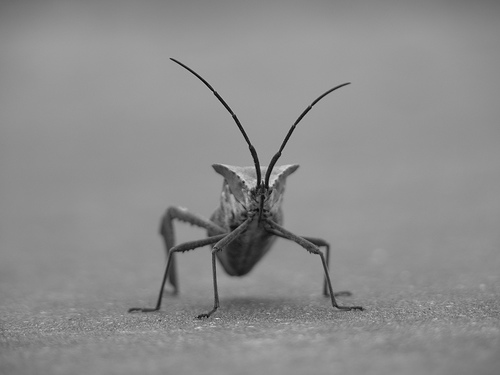
#> input picture numpy/stinkbug.png, 500 x 375 px
$ python img_sample.py
#> lines starting #> are read from the running program, lines starting #| are printed output that depends on the picture
import matplotlib.image as mpimg
import matplotlib.pyplot as plt
import numpy as np

img = mpimg.imread('stinkbug.png')
#> img is the input picture: shape (375, 500, 3) float32; min 0, max 0.851, mean 0.551

plt.figure(1)
lum_img = img[:, :, 0]
imgplot = plt.imshow(lum_img)
plt.colorbar()

plt.figure(2)
plt.imshow(lum_img, cmap='hot')
x = np.arange(0, 200)
plt.plot(x)
plt.show()
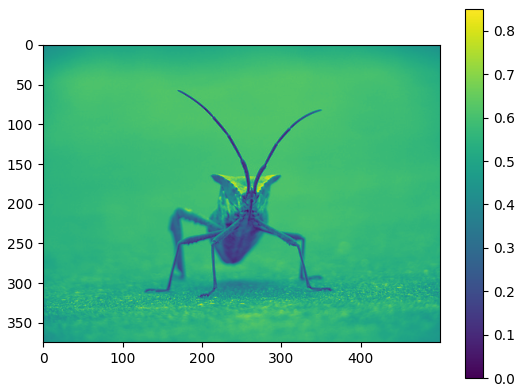
#> figure drawn by matplotlib, 2 panels
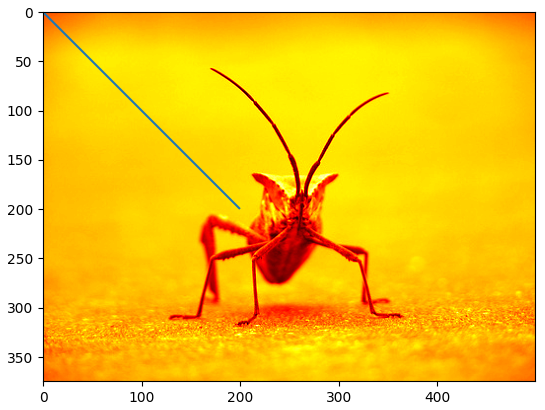
#> figure drawn by matplotlib, 1 panel
